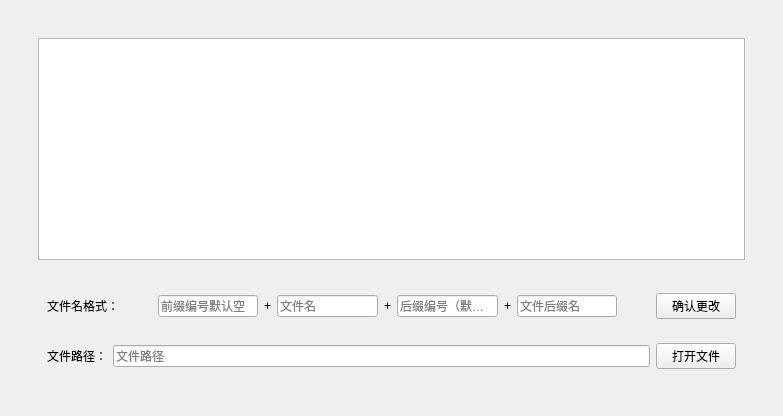
<?xml version="1.0" encoding="UTF-8"?>
<ui version="4.0">
 <class>FileNameMod</class>
 <widget class="QWidget" name="FileNameMod">
  <property name="geometry">
   <rect>
    <x>0</x>
    <y>0</y>
    <width>783</width>
    <height>416</height>
   </rect>
  </property>
  <property name="windowTitle">
   <string>批量文件名称更改</string>
  </property>
  <layout class="QVBoxLayout" name="verticalLayout">
   <item>
    <widget class="QWidget" name="widget_3" native="true">
     <layout class="QVBoxLayout" name="verticalLayout_2">
      <item>
       <widget class="QWidget" name="widget_2" native="true">
        <layout class="QVBoxLayout" name="verticalLayout_4">
         <item>
          <widget class="QWidget" name="widget" native="true">
           <layout class="QVBoxLayout" name="verticalLayout_3">
            <item>
             <widget class="QTextEdit" name="viewFile">
              <property name="cursor" stdset="0">
               <cursorShape>IBeamCursor</cursorShape>
              </property>
             </widget>
            </item>
           </layout>
          </widget>
         </item>
         <item>
          <widget class="QWidget" name="widget_4" native="true">
           <layout class="QVBoxLayout" name="verticalLayout_5">
            <item>
             <widget class="QWidget" name="widget_5" native="true">
              <layout class="QHBoxLayout" name="horizontalLayout_2">
               <item>
                <widget class="QLabel" name="label_2">
                 <property name="text">
                  <string>文件名格式：</string>
                 </property>
                </widget>
               </item>
               <item>
                <spacer name="horizontalSpacer">
                 <property name="orientation">
                  <enum>Qt::Horizontal</enum>
                 </property>
                 <property name="sizeHint" stdset="0">
                  <size>
                   <width>40</width>
                   <height>20</height>
                  </size>
                 </property>
                </spacer>
               </item>
               <item>
                <widget class="QLineEdit" name="fileName1">
                 <property name="placeholderText">
                  <string>前缀编号默认空</string>
                 </property>
                </widget>
               </item>
               <item>
                <widget class="QLabel" name="label_3">
                 <property name="text">
                  <string>+</string>
                 </property>
                </widget>
               </item>
               <item>
                <widget class="QLineEdit" name="fileName2">
                 <property name="placeholderText">
                  <string>文件名</string>
                 </property>
                </widget>
               </item>
               <item>
                <widget class="QLabel" name="label_4">
                 <property name="text">
                  <string>+</string>
                 </property>
                </widget>
               </item>
               <item>
                <widget class="QLineEdit" name="fileName3">
                 <property name="placeholderText">
                  <string>后缀编号（默认1）</string>
                 </property>
                </widget>
               </item>
               <item>
                <widget class="QLabel" name="label_5">
                 <property name="text">
                  <string>+</string>
                 </property>
                </widget>
               </item>
               <item>
                <widget class="QLineEdit" name="fileName4">
                 <property name="placeholderText">
                  <string>文件后缀名</string>
                 </property>
                </widget>
               </item>
               <item>
                <spacer name="horizontalSpacer_3">
                 <property name="orientation">
                  <enum>Qt::Horizontal</enum>
                 </property>
                 <property name="sizeHint" stdset="0">
                  <size>
                   <width>40</width>
                   <height>20</height>
                  </size>
                 </property>
                </spacer>
               </item>
               <item>
                <widget class="QPushButton" name="enterMod">
                 <property name="text">
                  <string>确认更改</string>
                 </property>
                </widget>
               </item>
              </layout>
             </widget>
            </item>
            <item>
             <widget class="QWidget" name="widget_6" native="true">
              <layout class="QHBoxLayout" name="horizontalLayout">
               <item>
                <widget class="QLabel" name="label">
                 <property name="text">
                  <string>文件路径：</string>
                 </property>
                </widget>
               </item>
               <item>
                <widget class="QLineEdit" name="viewFilePath">
                 <property name="placeholderText">
                  <string>文件路径</string>
                 </property>
                </widget>
               </item>
               <item>
                <widget class="QPushButton" name="openFile">
                 <property name="text">
                  <string>打开文件</string>
                 </property>
                </widget>
               </item>
              </layout>
             </widget>
            </item>
           </layout>
          </widget>
         </item>
        </layout>
       </widget>
      </item>
     </layout>
    </widget>
   </item>
  </layout>
 </widget>
 <resources/>
 <connections/>
</ui>
